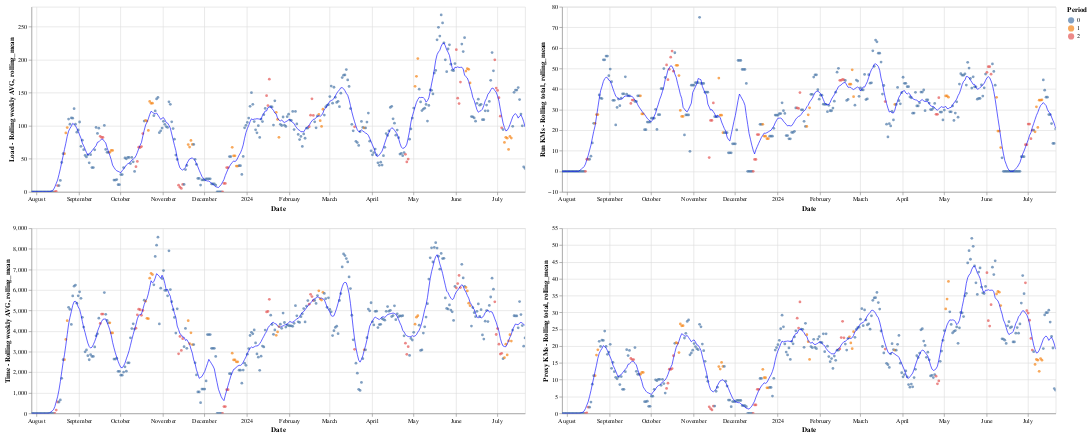

The code cell stored with this chart in its notebook:
### Code cell
training_load_rolling = scatter_plot(overall_by_date_df, "Date", "Load - Rolling weekly AVG")
time_rolling = scatter_plot(overall_by_date_df, "Date", "Time - Rolling weekly AVG")
run_kms_rolling = scatter_plot(overall_by_date_df, "Date", "Run KMs - Rolling total")
proxy_kms_rolling = scatter_plot(overall_by_date_df, "Date", "Proxy KMs - Rolling total")
(training_load_rolling & time_rolling) | (run_kms_rolling & proxy_kms_rolling )

### Figure 1 — Vega-Lite specification as saved in the notebook (floating-point values rounded to 4 significant figures; data arrays with more than 128 entries replaced by an {"elided": "..."} marker saying what was removed)
{"config": {"view": {"continuousWidth": 300, "continuousHeight": 300}}, "hconcat": [{"vconcat": [{"layer": [{"mark": {"type": "circle", "size": 20}, "encoding": {"color": {"field": "Period", "type": "nominal"}, "tooltip": [{"field": "Date", "type": "temporal"}, {"field": "Load - Rolling weekly AVG", "type": "quantitative"}, {"field": "Period", "type": "quantitative"}], "x": {"field": "Date", "type": "temporal"}, "y": {"field": "Load - Rolling weekly AVG", "scale": {"zero": false}, "type": "quantitative"}}, "name": "view_22"}, {"mark": {"type": "line", "color": "blue", "size": 1}, "encoding": {"x": {"field": "Date", "type": "temporal"}, "y": {"field": "rolling_mean", "scale": {"zero": false}, "type": "quantitative"}}, "transform": [{"window": [{"op": "mean", "field": "Load - Rolling weekly AVG", "as": "rolling_mean"}], "frame": [-5, 5]}]}], "data": {"name": "data-9fc563e1f99f9ba437a05cec87bf6a6c"}, "height": 300, "width": 800}, {"layer": [{"mark": {"type": "circle", "size": 20}, "encoding": {"color": {"field": "Period", "type": "nominal"}, "tooltip": [{"field": "Date", "type": "temporal"}, {"field": "Time - Rolling weekly AVG", "type": "quantitative"}, {"field": "Period", "type": "quantitative"}], "x": {"field": "Date", "type": "temporal"}, "y": {"field": "Time - Rolling weekly AVG", "scale": {"zero": false}, "type": "quantitative"}}, "name": "view_23"}, {"mark": {"type": "line", "color": "blue", "size": 1}, "encoding": {"x": {"field": "Date", "type": "temporal"}, "y": {"field": "rolling_mean", "scale": {"zero": false}, "type": "quantitative"}}, "transform": [{"window": [{"op": "mean", "field": "Time - Rolling weekly AVG", "as": "rolling_mean"}], "frame": [-5, 5]}]}], "data": {"name": "data-3aef826c0a47291ce83f6811893fadb2"}, "height": 300, "width": 800}]}, {"vconcat": [{"layer": [{"mark": {"type": "circle", "size": 20}, "encoding": {"color": {"field": "Period", "type": "nominal"}, "tooltip": [{"field": "Date", "type": "temporal"}, {"field": "Run KMs - Rolling total", "type": "quantitative"}, {"field": "Period", "type": "quantitative"}], "x": {"field": "Date", "type": "temporal"}, "y": {"field": "Run KMs - Rolling total", "scale": {"zero": false}, "type": "quantitative"}}, "name": "view_24"}, {"mark": {"type": "line", "color": "blue", "size": 1}, "encoding": {"x": {"field": "Date", "type": "temporal"}, "y": {"field": "rolling_mean", "scale": {"zero": false}, "type": "quantitative"}}, "transform": [{"window": [{"op": "mean", "field": "Run KMs - Rolling total", "as": "rolling_mean"}], "frame": [-5, 5]}]}], "data": {"name": "data-7c91e212f9c9f473ed2970951f30c388"}, "height": 300, "width": 800}, {"layer": [{"mark": {"type": "circle", "size": 20}, "encoding": {"color": {"field": "Period", "type": "nominal"}, "tooltip": [{"field": "Date", "type": "temporal"}, {"field": "Proxy KMs - Rolling total", "type": "quantitative"}, {"field": "Period", "type": "quantitative"}], "x": {"field": "Date", "type": "temporal"}, "y": {"field": "Proxy KMs - Rolling total", "scale": {"zero": false}, "type": "quantitative"}}, "name": "view_25"}, {"mark": {"type": "line", "color": "blue", "size": 1}, "encoding": {"x": {"field": "Date", "type": "temporal"}, "y": {"field": "rolling_mean", "scale": {"zero": false}, "type": "quantitative"}}, "transform": [{"window": [{"op": "mean", "field": "Proxy KMs - Rolling total", "as": "rolling_mean"}], "frame": [-5, 5]}]}], "data": {"name": "data-09cefe5581f73728f14846bf73253db5"}, "height": 300, "width": 800}]}], "params": [{"name": "param_22", "select": {"type": "interval", "encodings": ["x", "y"]}, "bind": "scales", "views": ["view_22"]}, {"name": "param_23", "select": {"type": "interval", "encodings": ["x", "y"]}, "bind": "scales", "views": ["view_23"]}, {"name": "param_24", "select": {"type": "interval", "encodings": ["x", "y"]}, "bind": "scales", "views": ["view_24"]}, {"name": "param_25", "select": {"type": "interval", "encodings": ["x", "y"]}, "bind": "scales", "views": ["view_25"]}], "$schema": "https://vega.github.io/schema/vega-lite/v5.17.0.json", "datasets": {"data-9fc563e1f99f9ba437a05cec87bf6a6c": {"elided": "360 records"}, "data-3aef826c0a47291ce83f6811893fadb2": {"elided": "360 records"}, "data-7c91e212f9c9f473ed2970951f30c388": {"elided": "360 records"}, "data-09cefe5581f73728f14846bf73253db5": {"elided": "360 records"}}}
